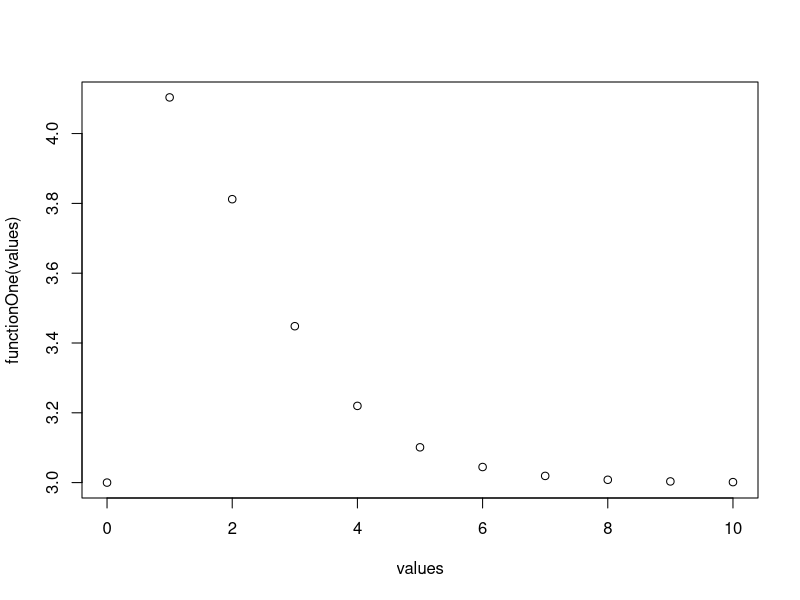

This chart was generated by the following R code: (Note: this script raises an error after producing the figure.)
#Declare working directory
setwd("C:/Users/Cormac/Desktop/Statistical Analysis/10-Lab 10")

#Q1
#alphabet column
alphabet <- letters[seq( from = 1, to = 26 )]
#numbers column
numbers <- seq(from = 1, to = 26)
#alphanumbers column
alphabetNumbers <- as.vector(26)
for(i in 1:26)
{
  alphabetNumbers[i] <- paste(paste0(alphabet[i], "_", numbers[i]))
}
#Create data frame
questionOne <- data.frame(alphabet = alphabet, numbers = numbers, alphanumbers = alphabetNumbers)
questionOne

#Q2
#Simulate values
normalMatrix <- matrix(rnorm(100*100),nrow = 100, ncol = 100)
#Print each column to a file
for(i in 1:100)
{
  name <- paste(paste0("column_number_",i,".txt"))
  write.table(normalMatrix[,i], file = name)
}

#Q3
#Create function
functionOne <- function(x)
{
  return(3*x*exp(-x)+3)
}
values <- seq(from = 0, to = 10)
#Plot values
plot(values,functionOne(values))

#Q4
#Neg version of function
functionTwo <- function(x)
{
  return(-1*(-3*(x^2)+2*(x-10)*sin(x-0.75)))
}
#Find minimum of negative function (or max of positive function)
op <- optim(par = 1, fn = functionTwo, method = "BFGS")
#Answer = 
cat(op$par)

#Q5
#Import data
five <- read.table(file = "users.dat", header = FALSE)
#Number of different users
cat(length(levels(five$V1)),"\n")
#Find maximum number of uses by a user and the user's ID
maxUse <- 0
maxUser <- ""
for(i in 1:length(levels(five$V1)))
{
  use <- length(which(five$V1 == levels(five$V1)[i]))
  if (use > maxUse)
  {
    maxUse = use
    maxUser = levels(five$V1)[i]
  }
}
#User with most accesses
cat(maxUser,"\n")
#Number of uses
cat(maxUse)

#Q6
#Import data
six <- read.table(file = "age_value_dat.csv", header = TRUE, sep = ",")
#Change age ranges
levels(six$age_bracket)[1:2] <- "Up to 24 yr"
levels(six$age_bracket)[3:5] <- "35 yr and above"
#Create boxlot
#Make plot square
par(pty="s")
boxplot(value~age_bracket, six, pch = "+")
#Reset par
par(pty = "m")

#Q7
#Suits
suit <- c("Heart", "Club", "Diamond", "Clove")
#Values
cardVals <- c("A", "K", "Q", "J", 2,3,4,5,6,7,8,9,10)
#Create deck
deck <- as.vector(52)
#Set card count
cardNumber <- 1
#For each suit
for(i in 1:4)
{
  #For each possible value in each suit
  for(j in 1:13)
  {
    #Create a card in the deck
    deck[cardNumber] <- paste(paste0(suit[i], " ", cardVals[j]))
    #Increment card count
    cardNumber <- cardNumber + 1
  }
}
#Sample 5 cards fromd deck at random
hand <- sample(deck,5)
#Print the cards
for(i in 1:5)
{
  cat(hand[i],"\n")
}


